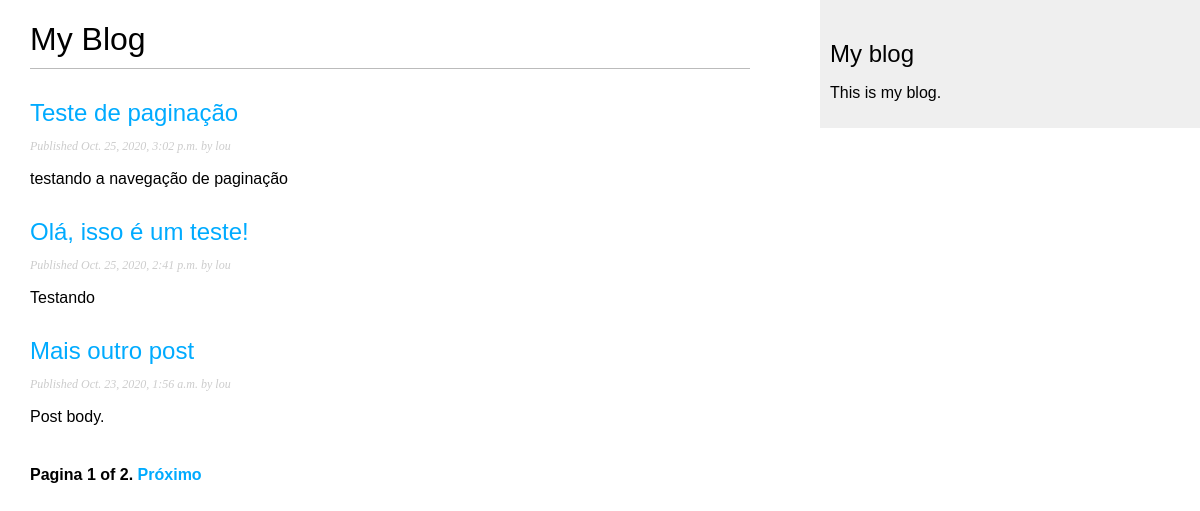
Before: /blog_app/ with the older database file.
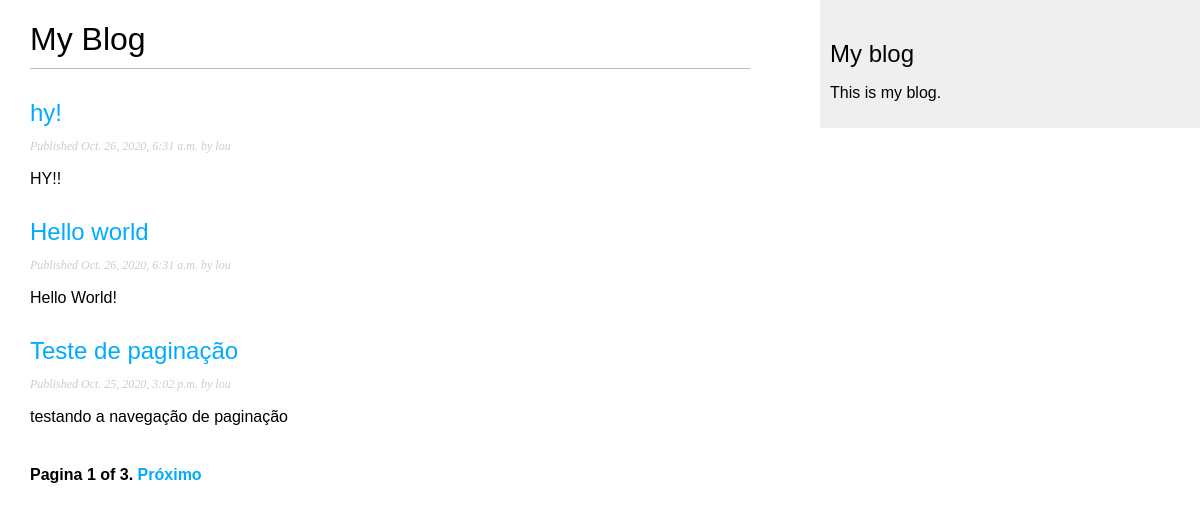
After: the same page with the newer database file.
### blog_app/models.py (models this page shows, shortened)
class Post(models.Model):
    ESCOLHA_STATUS = (
        ('rascunho', 'Rascunho'),
        ('publicado', 'Publicado'),
    )
    titulo = models.CharField(max_length=250) # ESSE CAMPO É PARA O TÍTULO DO POST
    slug = models.SlugField(max_length=250,   # ESSE CAMPO É PARA SER USADO NAS URLS.
                            unique_for_date='publicar') # SLUG É UM RÓTULO QUE CONTEM APENAS LETRAS, NÚMEROS ETC...
    autor = models.ForeignKey(User, # ESSE CAMPO DENIFE  RELAÇÃO many-to-one.
                            on_delete=models.CASCADE, # OU SEJA: CADA POST É ESCRITO POR APENAS UM USUÁRIO
                            related_name='blog_posts') # E UM USUÁRIO PODE ESCREVER QUALQUER NUMERO DE POSTS.
    body = models.TextField() # ESSE É  O CORPO DO POST. É UM CAMPO DE TEXT QUE É ENVIADO PARA A BASE DE DADOS SQL
    publicar = models.DateTimeField(default=timezone.now) # DateTimeField INDICA QUANDO FOI O POST
    criado = models.DateTimeField(auto_now_add=True) # INDICA QUANDO O POST FOI CRIADO
    atualizado = models.DateTimeField(auto_now=True) # INDICA A ULTIMA VEZ QUE O POST FOI ATUALIZADO
    status = models.CharField(max_length=10, # MOSTRA O STATUS DO POST
                                choices=ESCOLHA_STATUS,
                                default='rascunho')
    objetos = models.Manager() # MANAGER PADRÃO
    publicado = AdminPub() # MANAGER PERSONALIZADO
    class Meta: # ESSA CLASSE CONTÉM METADATA. DJANGO ORDENA OS RESULTADOS
        ordering = ('-publicar',) # PELO CAMPO DE PUBLICAÇÃO EM ORDEM DECRESCENTE
    def get_absolute_url(self):
        return reverse('blog_app:detalhe_post',
                        args=[self.publicar.year,
                              self.publicar.month,
                              self.publicar.day, self.slug])

### blog_app/views.py (the view)
# urls.py: path('',views.PostListView.as_view(),name='lista_post'),
class PostListView(ListView):
    queryset = Post.publicado.all() #
    context_object_name = 'posts'
    paginate_by = 3
    template_name = 'blog_app/post/lista.html'

### blog_app/templates/blog_app/post/lista.html (shortened to what this page needs)
{% extends "blog_app/base.html" %}
{% block content %}
  <h1>My Blog</h1>
  {% for post in posts %}
    <h2>
      <a href="{{ post.get_absolute_url }}">
      {{ post.titulo }}
      </a>
    </h2>
    <p class="date">
      Published {{ post.publicar }} by {{ post.autor }}
    </p>
    {{ post.body|truncatewords:30|linebreaks }}
  {% endfor %}
  {% include "pagination.html" with page=page_obj %} <!LIST VIEW DE DJANGO PASSA A PAGINA SELECIONADA EM UMA VARIAVEL CHAMAD page_obj-->
{% endblock %}

Changed rows visible on the page:
no longer on this page (row unchanged): Post: titulo "Olá, isso é um teste!", publicar "Oct. 25, 2020, 2:41 p.m.", autor "lou", body "Testando"
no longer on this page (row unchanged): Post: titulo "Mais outro post", publicar "Oct. 23, 2020, 1:56 a.m.", autor "lou", body "Post body."
added Post: titulo "hy!", publicar "Oct. 26, 2020, 6:31 a.m.", autor "lou", body "HY!!"
added Post: titulo "Hello world", publicar "Oct. 26, 2020, 6:31 a.m.", autor "lou", body "Hello World!"
Other visible differences:
{{ page.paginator.num_pages }}: "2" → "3"
